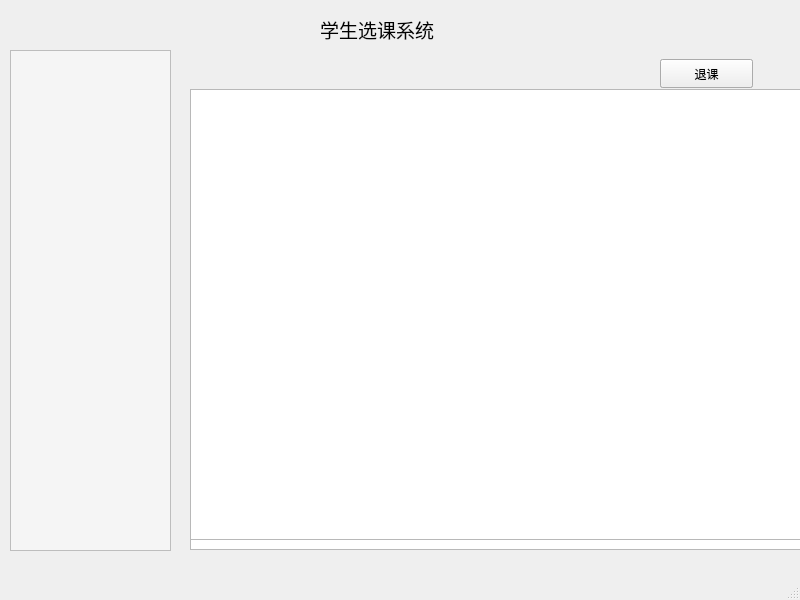
<?xml version="1.0" encoding="UTF-8"?>
<ui version="4.0">
 <class>MainWindow</class>
 <widget class="QMainWindow" name="MainWindow">
  <property name="geometry">
   <rect>
    <x>0</x>
    <y>0</y>
    <width>800</width>
    <height>600</height>
   </rect>
  </property>
  <property name="windowTitle">
   <string>MainWindow</string>
  </property>
  <widget class="QWidget" name="centralwidget">
   <widget class="QStackedWidget" name="stackedWidget">
    <property name="geometry">
     <rect>
      <x>190</x>
      <y>49</y>
      <width>611</width>
      <height>501</height>
     </rect>
    </property>
    <widget class="QWidget" name="page">
     <widget class="QTableWidget" name="mainTable">
      <property name="geometry">
       <rect>
        <x>0</x>
        <y>40</y>
        <width>611</width>
        <height>461</height>
       </rect>
      </property>
      <column>
       <property name="text">
        <string>课程代码</string>
       </property>
      </column>
      <column>
       <property name="text">
        <string>课程名称</string>
       </property>
      </column>
      <column>
       <property name="text">
        <string>学分</string>
       </property>
      </column>
      <column>
       <property name="text">
        <string>人数上限</string>
       </property>
      </column>
      <column>
       <property name="text">
        <string>已选人数</string>
       </property>
      </column>
      <column>
       <property name="text">
        <string>授课老师</string>
       </property>
      </column>
     </widget>
     <widget class="QTableWidget" name="chooseTable">
      <property name="geometry">
       <rect>
        <x>0</x>
        <y>40</y>
        <width>621</width>
        <height>451</height>
       </rect>
      </property>
     </widget>
     <widget class="QPushButton" name="chooseButton">
      <property name="geometry">
       <rect>
        <x>470</x>
        <y>10</y>
        <width>93</width>
        <height>29</height>
       </rect>
      </property>
      <property name="text">
       <string>添加该课程</string>
      </property>
     </widget>
     <widget class="QPushButton" name="quitButton">
      <property name="geometry">
       <rect>
        <x>470</x>
        <y>10</y>
        <width>93</width>
        <height>29</height>
       </rect>
      </property>
      <property name="text">
       <string>退课</string>
      </property>
     </widget>
    </widget>
    <widget class="QWidget" name="page_2"/>
   </widget>
   <widget class="QLabel" name="label">
    <property name="geometry">
     <rect>
      <x>320</x>
      <y>-1</y>
      <width>151</width>
      <height>61</height>
     </rect>
    </property>
    <property name="font">
     <font>
      <pointsize>14</pointsize>
     </font>
    </property>
    <property name="styleSheet">
     <string notr="true">/*
Neon Style Sheet for QT Applications (QpushButton)
Author: Jaime A. Quiroga P.
Company: GTRONICK
Last updated: 24/10/2020, 15:42.
Available at: https://github.com/GTRONICK/QSS/blob/master/NeonButtons.qss
*/
QPushButton{
	border-style: solid;
	border-color: #050a0e;
	border-width: 1px;
	border-radius: 5px;
	color: #d3dae3;
	padding: 2px;
	background-color: #100E19;
}
QPushButton::default{
	border-style: solid;
	border-color: #050a0e;
	border-width: 1px;
	border-radius: 5px;
	color: #FFFFFF;
	padding: 2px;
	background-color: #151a1e;
}
QPushButton:hover{
	border-style: solid;
	border-top-color: qlineargradient(spread:pad, x1:0, y1:1, x2:1, y2:1, stop:0 #C0DB50, stop:0.4 #C0DB50, stop:0.5 #100E19, stop:1 #100E19);
    border-bottom-color: qlineargradient(spread:pad, x1:0, y1:1, x2:1, y2:1, stop:0 #100E19, stop:0.5 #100E19, stop:0.6 #C0DB50, stop:1 #C0DB50);
    border-left-color: qlineargradient(spread:pad, x1:0, y1:0, x2:0, y2:1, stop:0 #C0DB50, stop:0.3 #C0DB50, stop:0.7 #100E19, stop:1 #100E19);
    border-right-color: qlineargradient(spread:pad, x1:0, y1:1, x2:0, y2:0, stop:0 #C0DB50, stop:0.3 #C0DB50, stop:0.7 #100E19, stop:1 #100E19);
	border-width: 2px;
    border-radius: 1px;
	color: #d3dae3;
	padding: 2px;
}
QPushButton:pressed{
	border-style: solid;
	border-top-color: qlineargradient(spread:pad, x1:0, y1:1, x2:1, y2:1, stop:0 #d33af1, stop:0.4 #d33af1, stop:0.5 #100E19, stop:1 #100E19);
    border-bottom-color: qlineargradient(spread:pad, x1:0, y1:1, x2:1, y2:1, stop:0 #100E19, stop:0.5 #100E19, stop:0.6 #d33af1, stop:1 #d33af1);
    border-left-color: qlineargradient(spread:pad, x1:0, y1:0, x2:0, y2:1, stop:0 #d33af1, stop:0.3 #d33af1, stop:0.7 #100E19, stop:1 #100E19);
    border-right-color: qlineargradient(spread:pad, x1:0, y1:1, x2:0, y2:0, stop:0 #d33af1, stop:0.3 #d33af1, stop:0.7 #100E19, stop:1 #100E19);
	border-width: 2px;
    border-radius: 1px;
	color: #d3dae3;
	padding: 2px;
}</string>
    </property>
    <property name="text">
     <string>学生选课系统</string>
    </property>
   </widget>
   <widget class="QWidget" name="layoutWidget">
    <property name="geometry">
     <rect>
      <x>540</x>
      <y>-1</y>
      <width>271</width>
      <height>31</height>
     </rect>
    </property>
    <layout class="QHBoxLayout" name="horizontalLayout">
     <item>
      <widget class="QLabel" name="nameLabel">
       <property name="text">
        <string/>
       </property>
      </widget>
     </item>
     <item>
      <widget class="QLabel" name="idLabel">
       <property name="text">
        <string/>
       </property>
      </widget>
     </item>
    </layout>
   </widget>
   <widget class="QTreeWidget" name="treeWidget">
    <property name="geometry">
     <rect>
      <x>10</x>
      <y>50</y>
      <width>161</width>
      <height>501</height>
     </rect>
    </property>
    <property name="font">
     <font>
      <pointsize>10</pointsize>
     </font>
    </property>
    <property name="styleSheet">
     <string notr="true">
background-color: rgb(245, 245, 245);</string>
    </property>
    <attribute name="headerVisible">
     <bool>false</bool>
    </attribute>
    <column>
     <property name="text">
      <string notr="true">1</string>
     </property>
    </column>
   </widget>
  </widget>
  <widget class="QMenuBar" name="menubar">
   <property name="geometry">
    <rect>
     <x>0</x>
     <y>0</y>
     <width>800</width>
     <height>26</height>
    </rect>
   </property>
  </widget>
  <widget class="QStatusBar" name="statusbar"/>
 </widget>
 <resources/>
 <connections/>
</ui>
